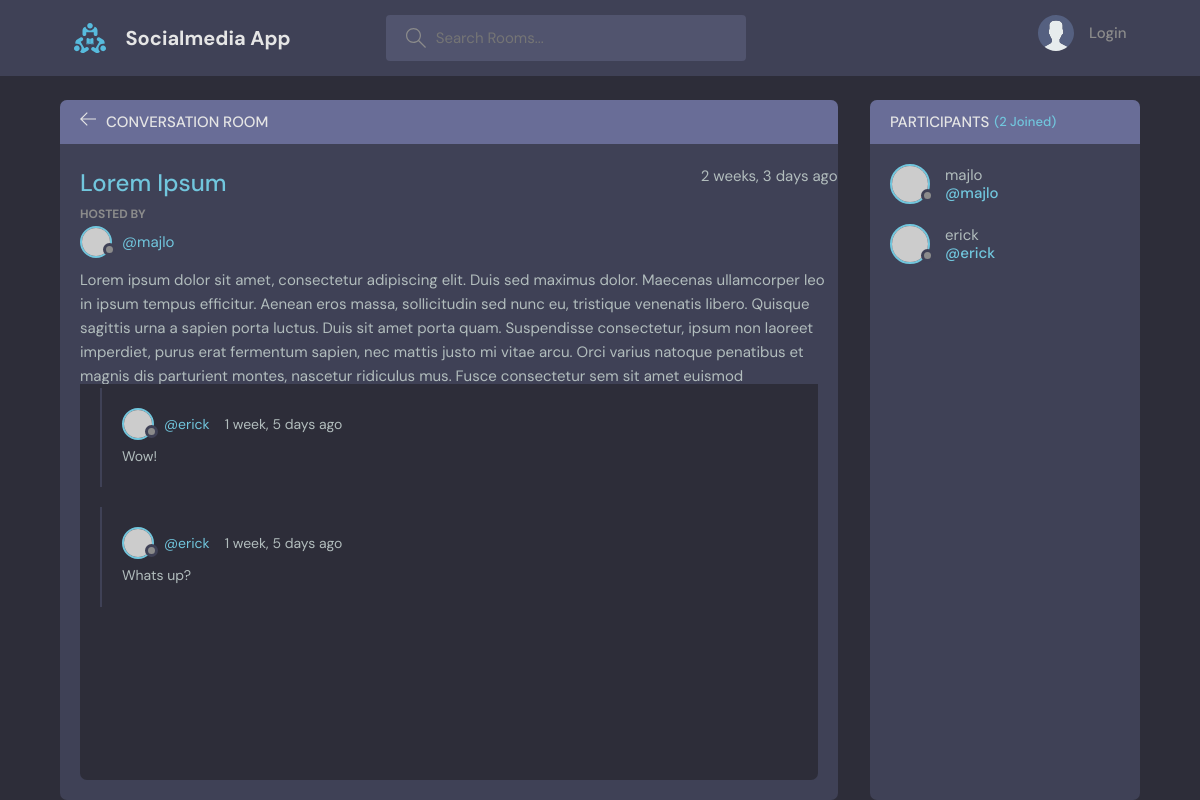
The app's page /room/2 with its own data.
### base/models.py (models this page shows, shortened)
class Room(models.Model):
    host = models.ForeignKey(User, null=True, on_delete=models.SET_NULL)
    topic = models.ForeignKey(Topic, null=True, on_delete=models.SET_NULL)
    name = models.CharField(max_length=200)
    description = models.TextField(null=True, blank=True)
    participants = models.ManyToManyField(User, related_name="participants", blank=True)
    updated = models.DateTimeField(auto_now=True)
    created = models.DateTimeField(auto_now_add=True)
    class Meta:
        ordering = ['-updated', '-created']

class Message(models.Model):
    user = models.ForeignKey(User, on_delete=models.CASCADE)
    room = models.ForeignKey(Room, null=True, on_delete=models.CASCADE)
    body = models.TextField()
    updated = models.DateTimeField(auto_now=True)
    created = models.DateTimeField(auto_now_add=True)
    class Meta:
        ordering = ['-updated', '-created']

### base/views.py (the view, shortened to what this page needs)
# urls.py: path('room/<str:pk>', views.room, name='room'),
def room(request, pk):
    room = Room.objects.get(id=pk)
    room_messages = room.message_set.all()
    participants = room.participants.all()
    context = { 'room': room, 'room_messages': room_messages, 'participants':participants}
    return render(request, 'base/room.html', context)

### base/models.py (called while the page is built)
    def __str__(self):
        return self.name

### base/templates/base/room.html (shortened to what this page needs)
{% extends 'main.html' %}
{% block content %}
    <main class="profile-page layout layout--2">
      <div class="container">
        <div class="room">
          <div class="room__top">
            <div class="room__topLeft">
              <a href="{% url 'home' %}">
                <svg version="1.1" xmlns="http://www.w3.org/2000/svg" width="32" height="32" viewBox="0 0 32 32">
                  <title>arrow-left</title>
                  <path
                    d="M13.723 2.286l-13.723 13.714 13.719 13.714 1.616-1.611-10.96-10.96h27.625v-2.286h-27.625l10.965-10.965-1.616-1.607z"
                  ></path>
                </svg>
              </a>
              <h3>Conversation Room</h3>
            </div>
          </div>
          <div class="room__box scroll">
            <div class="room__header scroll">
              <div class="room__info">
                <h3>{{room.name}}</h3>
                <span>{{room.created|timesince}} ago</span>
              </div>
              <div class="room__hosted">
                <p>Hosted By</p>
                <a href="{% url 'user-profile' room.host.id %}" class="room__author">
                  <div class="avatar avatar--small">
                    <img src="https://randomuser.me/api/portraits/men/37.jpg" />
                  </div>
                  <span>@{{ room.host.username }}</span>
                </a>
              </div>
              <div class="room__details">
                {{room.description}}
              </div>
            </div>
            <div class="room__conversation">
              <div class="threads scroll">
                {% for message in room_messages %}
                  <div class="thread">
                    <div class="thread__top">
                      <div class="thread__author">
                        <a href="{% url 'user-profile' message.user.id %}" class="thread__authorInfo">
                          <div class="avatar avatar--small">
                            <img src="https://randomuser.me/api/portraits/men/37.jpg" />
                          </div>
                          <span>@{{message.user}}</span>
                        </a>
                        <span class="thread__date">{{message.created|timesince}} ago</span>
                      </div>
                    </div>
                    <div class="thread__details">
                      {{message.body}}
                    </div>
                  </div>
                {% endfor %}
              </div>
            </div>
          </div>
        </div>
        <div class="participants">
          <h3 class="participants__top">Participants <span>({{participants.count}} Joined)</span></h3>
          <div class="participants__list scroll">
            {% for user in participants %}
              <a href="{% url 'user-profile' user.id %}" class="participant">
                <div class="avatar avatar--medium">
                  <img src="https://randomuser.me/api/portraits/men/37.jpg" />
                </div>
                <p>
                  {{user.username}}
                  <span>@{{user.username}}</span>
                </p>
              </a>
            {% endfor %}
          </div>
        </div>
      </div>
    </main>
{% endblock %}

### static/styles/style.css (style rules this page uses)
:root { --color-main: #71c6dd; --color-main-light: #e1f6fb; --color-dark: #3f4156; --color-dark-medium: #51546e; --color-dark-light: #696d97; --color-light: #e5e5e5; --color-gray: #8b8b8b; --color-light-gray: #b2bdbd; --color-bg: #2d2d39; --color-success: #5dd693; --color-error: #fc4b0b; }
* { font-family: "DM Sans", -apple-system, BlinkMacSystemFont, "Segoe UI", Roboto, Oxygen, Ubuntu, Cantarell, "Open Sans", "Helvetica Neue", sans-serif; margin: 0; padding: 0; box-sizing: border-box; text-rendering: optimizeLegibility; font-size: inherit; }
html { font-size: 56.25%; }
@media only screen and (min-width: 1200px) { html { font-size: 62.5%; } }
body { line-height: 1.6; font-weight: 400; font-size: 1.5rem; color: var(--color-light-gray); background-color: var(--color-bg); min-height: 100vh; }
img { width: 100%; }
a { display: inline-block; color: var(--color-main); text-decoration: none; }
.container { max-width: 120rem; width: 90%; margin: auto; }
.avatar { position: relative; display: inline-block; border-radius: 50%; border: 2px solid var(--color-main); }
.avatar img { display: block; border-radius: 50%; object-fit: cover; object-position: center; }
.avatar::after { content: ""; display: block; position: absolute; background-color: var(--color-gray); z-index: 111; border-radius: 50%; border: 0.3rem solid var(--color-dark); }
.avatar.avatar--small img { width: 2.8rem; height: 2.8rem; }
.avatar.avatar--small:after { width: 0.7rem; height: 0.7rem; bottom: 0px; right: -6px; }
.avatar.avatar--medium img { width: 3.6rem; height: 3.6rem; border-radius: 50%; }
.avatar.avatar--medium:after { width: 0.7rem; height: 0.7rem; bottom: 0px; right: -6px; }
.layout { margin-top: 2.4rem; }
.layout > .container { display: flex; justify-content: space-between; align-items: flex-start; }
.layout--2 > .container > div:first-child { flex-basis: 72%; }
.layout--2 > .container > div:last-child { flex-basis: 25%; }
.room, .participants { background: var(--color-dark); max-height: 87.5vh; border-radius: 0.7rem; overflow: hidden; position: relative; }
.room__top, .participants__top { background: var(--color-dark-light); display: flex; justify-content: space-between; align-items: center; padding: 1rem 2rem; position: relative; }
.room__top svg, .thread__top svg { width: 1.6rem; height: 1.6rem; fill: var(--color-light); cursor: pointer; }
.room__topLeft { display: flex; align-items: flex-end; gap: 1rem; }
.room__topLeft h3, .participants__top { text-transform: uppercase; font-weight: 500; color: var(--color-light); }
.room__topLeft svg { width: 1.6rem; height: 1.6rem; fill: var(--color-light); }
.room__header { max-height: 30vh; overflow-y: auto; position: absolute; width: calc(100% - 2rem); background: var(--color-dark); z-index: 999; top: 4.4rem; padding-top: 2rem; padding-bottom: 1rem; }
.room__box { padding-left: 2rem; padding-right: 2rem; height: 80.5vh; padding-bottom: 0; }
.room__info { display: flex; justify-content: space-between; }
.room__info h3 { font-size: 2.4rem; font-weight: 500; color: var(--color-main); }
.room__hosted p { text-transform: uppercase; color: var(--color-gray); font-size: 1.2rem; font-weight: 700; line-height: 2; }
.room__author { display: flex; gap: 1rem; align-items: center; margin-bottom: 1rem; transition: all 0.3s ease-in-out; }
.room__conversation { margin-top: 1rem; margin-bottom: 4rem; height: 64%; }
.threads { background: var(--color-bg); border-radius: 0.7rem; overflow-y: auto; height: 100%; margin-top: 28vh; padding: 0 2rem 4rem 2rem; }
.thread { border-left: 2px solid var(--color-dark); padding-left: 1rem; margin: 2rem 0; padding: 2rem; }
.thread__top { display: flex; align-items: center; justify-content: space-between; }
.thread__author { display: flex; align-items: center; gap: 1.5rem; font-size: 1.4rem; }
.thread__authorInfo { display: flex; align-items: center; gap: 1rem; }
.thread__details { font-size: 1.4rem; margin-top: 0.5rem; }
.participants__top span { color: var(--color-main); font-size: 1.3rem; text-transform: none; }
.participants__top { justify-content: flex-start; gap: 0.5rem; }
.participants__list { padding: 2rem; height: 82.5vh; overflow-y: scroll; padding-bottom: 0; }
.participant { display: flex; align-items: center; gap: 1.5rem; margin-bottom: 2rem; }
.participant p { color: var(--color-light-gray); line-height: 1.2; }
.participant span { display: block; font-weight: 500; color: var(--color-main); font-weight: 1.4rem; }

### records on screen
Room: name "Lorem Ipsum", created "2 weeks, 3 days", host.username "majlo", description "Lorem ipsum dolor sit amet, consectetur adipiscing elit. Duis sed maximus dolor. Maecenas ullamcorper leo in ipsum tempus efficitur. Aenean eros massa, sollicitudin sed nunc eu, tristique venenatis libero. Quisque sagittis urna a sapien porta luctus. Duis sit amet porta quam. Suspendisse consectetur, ipsum non laoreet imperdiet, purus erat fermentum sapien, nec mattis justo mi vitae arcu. Orci varius natoque penatibus et magnis dis parturient montes, nascetur ridiculus mus. Fusce consectetur sem sit amet euismod…"
Message: user "erick", created "1 week, 5 days", body "Wow!"
Message: user "erick", created "1 week, 5 days", body "Whats up?"

### other values on screen
{{ participants.count }} "2"
{{ user.username }} "majlo"
{{ user.username }} "erick"
